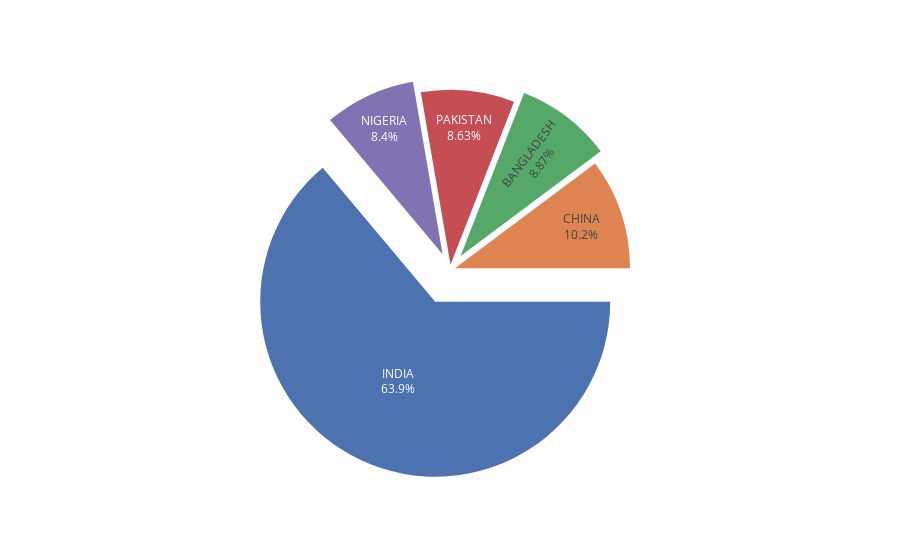

Here is the notebook cell this chart was saved with:
### Markdown cell above
### Quel pays affiche le taux d'insuffisance pondérale le plus élevé?

### Code cell
df = data.loc[:,['Country','Underweight','U5 Population (\'000s)']]
df['underweight_count'] = (df['U5 Population (\'000s)'] * df['Underweight'])/100
df.drop(['Underweight','U5 Population (\'000s)'], axis=1, inplace=True)
df['undermean'] = df.groupby('Country')['underweight_count'].transform('mean')
df = df.drop('underweight_count', axis=1).drop_duplicates().sort_values('undermean', ascending=False).head()

fig = px.pie(df, names='Country', values='undermean', template='seaborn')
fig.update_traces(rotation=90, pull=[0.2,0.03,0.1,0.03,0.1], textinfo="percent+label", showlegend=False)
fig.show()

### Figure 1 — Plotly figure (JSON) as saved in the notebook; plotly's stock layout.template omitted (floating-point values rounded to 4 significant figures)
{"data": [{"domain": {"x": [0, 1], "y": [0, 1]}, "hovertemplate": "Country=%{label}<br>undermean=%{value}<extra></extra>", "labels": ["INDIA", "CHINA", "BANGLADESH", "PAKISTAN", "NIGERIA"], "legendgroup": "", "name": "", "pull": [0.2, 0.03, 0.1, 0.03, 0.1], "rotation": 90, "showlegend": false, "textinfo": "percent+label", "type": "pie", "values": [52990.0, 8477.0, 7358.0, 7157.0, 6971.0]}], "layout": {"legend": {"tracegroupgap": 0}, "margin": {"t": 60}}}
